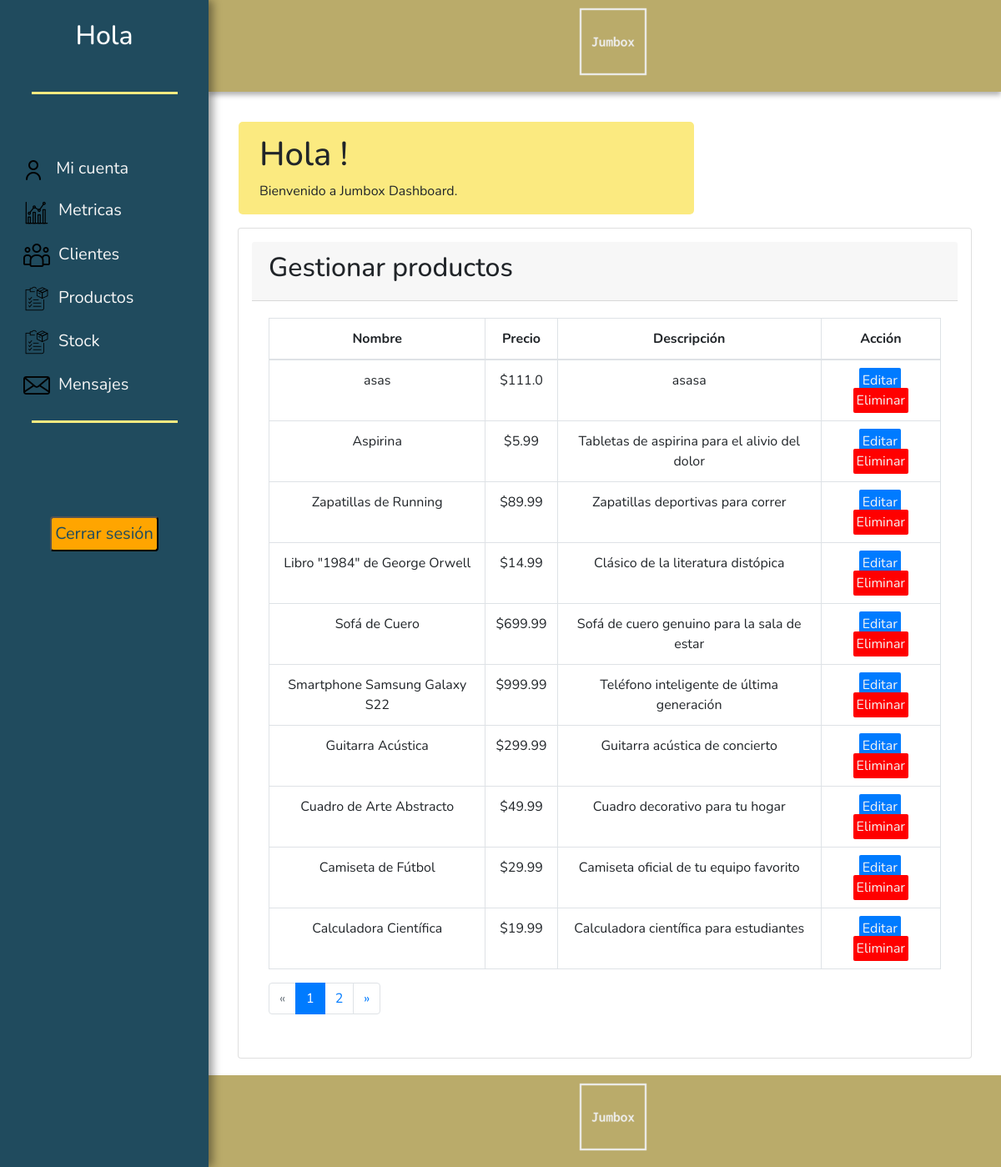
Before: /admin_dashboard with the older database file.
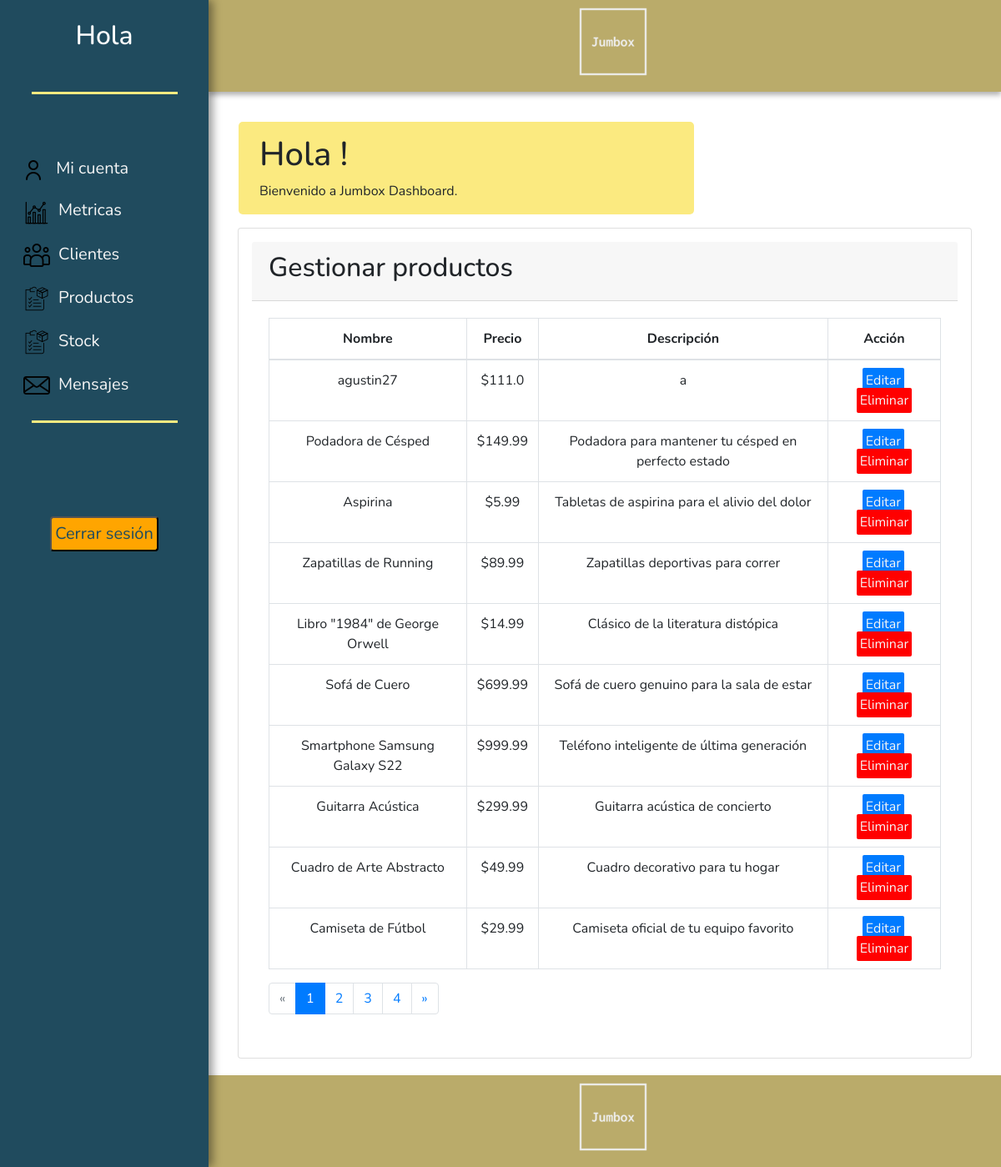
After: the same page with the newer database file.
### tables this page shows
CREATE TABLE producto (
    id_producto INTEGER PRIMARY KEY AUTOINCREMENT,
    nombre TEXT NOT NULL,
    descripcion TEXT,
    precio REAL NOT NULL,
    categoria_id INTEGER NOT NULL,

    FOREIGN KEY (categoria_id) REFERENCES categoria_producto (id_categoria_producto)
);

### app.py (the view)
@app.route('/admin_dashboard')
def admin_dashboard():
    conn = sqlite3.connect('jumbox.db')
    cursor = conn.cursor()
    cursor.execute("SELECT nombre, precio, descripcion, id_producto, categoria_id FROM producto")
    productos = cursor.fetchall()
    conn.close()
    page, per_page, offset = get_page_args(page_parameter='page', per_page_parameter='per_page')
    total = len(productos)
    pagination = Pagination(page=page, per_page=per_page, total=total, css_framework='bootstrap4')
    productos_paginados = productos[offset: offset + per_page]
    return render_template('admin_dashboard.html', productos=productos_paginados, pagination=pagination)

### templates/admin_dashboard.html
{% extends 'base.html' %}
{% block body %}
<div class="sidebar">
    <div class="p-4 text-center">
        <h2>Hola</h2>
    </div>
    <hr class="linea-divisora">
    <ul class="pt-5 opciones-sidebar">
        <li><a href="#"><img src="/static/img/usuario.png" alt="Imagen Gestionar Cuenta"> Mi cuenta</a></li>
        <li><a href="#"><img src="/static/img/metricas.png" alt="Imagen Ver Metricas">Metricas</a></li>
        <li><a href="#"><img src="/static/img/cliente.png" alt="Imagen Clientes">Clientes</a></li>
        <li><a href="#"><img src="/static/img/productos.png" alt="Imagen Productos">Productos</a></li>
        <li><a href="#"><img src="/static/img/productos.png" alt="Imagen Stock">Stock</a></li>
        <li><a href="#"><img src="/static/img/mensaje.png" alt="Imagen de Enviar Mensaje">Mensajes</a></li>
        <hr class="linea-divisora pt-5 pb-5">
        <div class="container text-center">
            <button class="boton">Cerrar sesión</button>
        </div>
    </ul>
</div>
    <div class="content ">
        <div class="m-3 cartel-bienvenido">
            <h1>Hola {{nombre}}!</h1>
            <p>Bienvenido a Jumbox Dashboard.</p>
        </div>
        <main class="container">
            <div class="card p-3 gestionar-productos">
                <div class="card-header">
                    <h2>Gestionar productos</h2>
                </div>
                <div class="card-body text-center">
                    <table class="table table-bordered">
                        <thead>
                            <tr>
                                <th>Nombre</th>
                                <th>Precio</th>
                                <th>Descripción</th>
                                <th>Acción</th>
                            </tr>
                        </thead>
                            <tbody>
                            {% for producto in productos %}
                                <tr>
                                    <td>{{ producto[0] }}</td>
                                    <td>${{ producto[1] }}</td>
                                    <td>{{ producto[2] }}</td>
                                    <td>
                                        <a href="/editar_producto/{{ producto[3] }}" class="bg-primary editar" data-id="{{ producto[3] }}">Editar</a>
                                        <a href="/eliminar_producto/{{ producto[3] }}" class="eliminar" data-id="{{ producto[3] }}">Eliminar</a>
                                    </td>
                                </tr>
                            {% endfor %}
                            </tbody>
                    </table>
                    <div class="pagination">
                        {{ pagination.links }}
                    </div>
                </div>
            </div>
        </main>
    </div>
{% endblock %}

### templates/base.html (shortened to what this page needs)
<!DOCTYPE html>
<html lang="en">
<head>
    <link rel="stylesheet" href="https://cdn.jsdelivr.net/npm/bootstrap@4.3.1/dist/css/bootstrap.min.css">
    <link rel="stylesheet" href="/static/styles/styles.css">
</head>
<body>
    <header>
        <img src="/static/img/logo_blanco_grande.png" alt="Logo de Jumbox">
    </header>
    {% block body %}
    {% endblock %}
    <footer>
        <img src="/static/img/logo_blanco_grande.png" alt="Logo de Jumbox">
    </footer>
</body>
</html>

### static/styles/styles.css (style rules this page uses)
* { font-family: 'Nunito', sans-serif; }
header, footer { display: flex; justify-content: center; text-align: center; align-items: center; background-color: #baab6a; padding-top: 30px; padding-left: 20px; padding-bottom: 40px; margin-left: 250px; font-size: 15px; height: 110px; color: #000; box-shadow: 0 4px 6px rgba(0, 0, 0, 0.3); }
li img { margin-left: 18px; margin-right: 10px; }
.sidebar { width: 250px; height: 100%; background-color: #204b5e; color: #fff; position: fixed; top: 0; left: 0; overflow-y: auto; box-shadow: 5px 0 10px rgba(0, 0, 0, 0.4); }
.sidebar ul { list-style-type: none; padding: 0; }
.sidebar li { padding: 10px; }
.content { display: flex; flex-direction: column; align-items: flex-start; margin-left: 250px; padding: 20px; }
.cartel-bienvenido { border-radius: 5px; width: 60%; padding-top: 15px; padding-bottom: 15; padding-left: 25px; background-color: #fbea80; }
.opciones-sidebar li a { font-size: 20px; color: whitesmoke; text-align: start; text-decoration: none; }
.linea-divisora { border-top: 3px solid #fbea80; width: 70%; }
.boton { padding: 4px; font-size: 20px; color: #204b5e; background-color: #FFA500; border-radius: 4px; }
.editar { border-radius: 2px; padding: 4px; margin-right: 2px; color: whitesmoke; font-size: 16px; }
.eliminar { border-radius: 2px; padding: 4px; background-color: red; color: whitesmoke; font-size:16px; }

Changed rows visible on the page:
removed producto: nombre "asas", precio "111.0", descripcion "asasa"
no longer on this page (row unchanged): producto: nombre "Calculadora Científica", precio "19.99", descripcion "Calculadora científica para estudiantes"
added producto: nombre "agustin27", precio "111.0", descripcion "a"
added producto: nombre "Podadora de Césped", precio "149.99", descripcion "Podadora para mantener tu césped en perfecto estado"
Other visible differences:
{{ pagination.links }}: "« 1 2 »" → "« 1 2 3 4 »"
